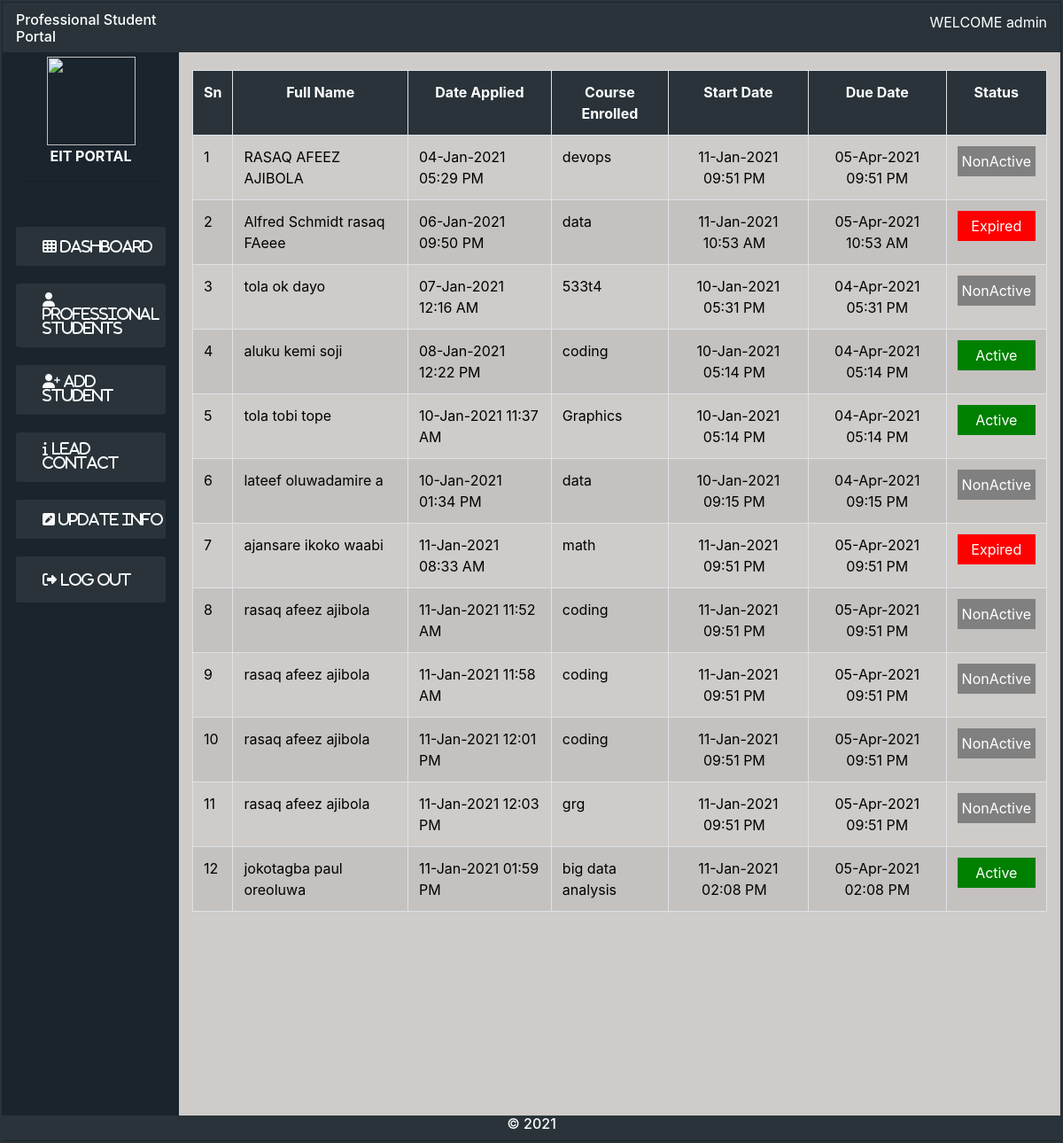
The page /professional-students.php (signed in) on the database its author committed.
### tables this page shows
CREATE TABLE `prospective_prof` (
  `id` int(11) NOT NULL,
  `mode_of_entry` varchar(255) NOT NULL,
  `surname` varchar(255) NOT NULL,
  `firstname` varchar(255) NOT NULL,
  `middlename` varchar(255) NOT NULL,
  `timestamp` timestamp NULL DEFAULT CURRENT_TIMESTAMP,
  `state` varchar(255) NOT NULL,
  `local_govt` varchar(255) NOT NULL,
  `gender` varchar(255) NOT NULL,
  `phone_no` varchar(255) NOT NULL,
  `email` varchar(255) NOT NULL,
  `password` varchar(255) NOT NULL,
  `course` varchar(255) NOT NULL,
  `doc_name` varchar(255) DEFAULT NULL,
  `application_status` int(11) NOT NULL DEFAULT '0',
  `home_address` varchar(255) DEFAULT NULL,
  `schedule_status` int(11) NOT NULL DEFAULT '0',
  `admission_approval` int(11) NOT NULL DEFAULT '0',
  `admission_time` varchar(255) DEFAULT NULL,
  `status` text,
  `start_date` timestamp(6) NULL DEFAULT CURRENT_TIMESTAMP(6)
);

### professional-students.php (the view, shortened to what this page needs)
<?php
include('connect.php');
?>
<!DOCTYPE html>
<html lang="en">
<head>
<link rel="stylesheet" href="bootstrap/css/bootstrap.css">
<link rel="stylesheet" href="fontawesome/css/font-awesome.min.css">
<link rel="stylesheet" href="style.css">
</head>
<body>
<div class="container-fluid  con">
<div class="container-fluid ">
  <div class="row">
    <div class="container-fluid head  col-2">
     <div class="date"><h6>Professional Student Portal</h6></div>
    </div>
    <div class="container-fluid head col-10">
  <div class="header_right">
    <p "> <?php echo "WELCOME ".($_SESSION['username']);?> </p>
    </div>
    </div>
  </div>
  <div class="row ">
    <div class="col-2 side">
      <div class="header_left text-center">
        <img src="img/eit.png" height="100" width="100"><br>
        <span style="font-weight: bold;">EIT PORTAL</span>
     <hr>
      </div>
                 <ul class="navbar-nav">
                  <li class="nav-item nav_item"> <a href="index.php" class="nav-link ">
                       <i class="fa fa-th text-light">
                       <span class="text-light" >Dashboard</span></i>
                   </a> </li>
                   <li class="nav-item nav_item"> <a href="professional-students.php" class="nav-link">
                       <i class="fa fa-user text-light">
                       <span class="text-light">Professional Students</span></i>
                   </a></li>
                   <li class="nav-item nav_item"><a href="add-prof.php" class="nav-link">
                       <i class="fa fa-user-plus text-light">
                       <span class="text-light">Add Student</span> </i>
                   </a></li>
                   <li class="nav-item nav_item"> <a href="lead-contact.php" class="nav-link">
                       <i class="fa fa-info text-light">
                       <span class="text-light">Lead Contact</span></i>
                   </a></li>
                   <li class="nav-item nav_item"> <a href="update-info.php" class="nav-link">
                       <i class="fa fa-pencil-square text-light">
                       <span class="text-light">Update Info</span></i>
                   </a></li>
                   <li class="nav-item nav_item"><a href="logout.php" class="nav-link">
                       <i class="fa fa-sign-out nav-link text-light">
                       <span class="text-light">Log Out</span></i>
                   </a></li>
                   </div>
    <div class="col-10 content">
    <table class="table table-striped table-bordered" border="3" cellpadding="5" cellspacing="1" >
                        <tr style='color: white; background-color: rgb(41, 51, 57);'  class='text-center'>
                            <th>Sn</th>
                            <th>Full Name</th>
                            <th>Date Applied</th>
                            <th>Course Enrolled</th>
                            <th>Start Date</th>
                            <th>Due Date</th>
                            <th>Status</th>
                        </tr>
                        <?php
                            $query = "SELECT * FROM prospective_prof where application_status='1'";
                    $counter=0;
                  if ($result = $conn->query($query)) {
                                while ($row = $result->fetch_assoc()) {
                                    $surname = $row["surname"];
                                    $firstname = $row["firstname"];
                                    $middlename = $row["middlename"];
                                    $timestamp = $row["timestamp"];
                                    $course = $row["course"];
                                    $status = $row["status"];
                                    $apply=strtotime("$timestamp");
                                    $apply_date= date(" d-M-Y h:i A", $apply) ;
                                    $counter = $counter +1;
                                            $start_date = $row["start_date"];
                                            $start=strtotime("$start_date");
                                            $enddate = strtotime("+12 weeks", $start);
                                            $due= date(" d-M-Y h:i A", $enddate) ;
                                        $begin= date("d-M-Y h:i A", $start);
                                        if ($status=="Active"){
                                            $student_status= "<div style='background-color: green; color: white; text-align: center; padding:5px'>Active</div>";
                                        }
                                        else if ($status=="Expired"){
                                            $student_status= "<div style='background-color: red; color: white; text-align: center; padding:5px'>Expired</div>";
                                        }
                                        else {
                                            $student_status= "<div style='background-color: gray; color: white; text-align: center; padding:5px'>NonActive</div>";
                                        }
                                ?>
                                        <tr style='color: black ;' class='row_hover'>
                                        <td><?php echo $counter ?></td>
                                            <td><?php echo $surname.' '. $firstname .' '. $middlename ?></td>
                                            <td><?php echo $apply_date ?></td>
                                            <td><?php  echo $course ?></td>
                                            <td class="text-center"><?php  if ($status==("Active"|| "Expired")) echo $begin; else echo "-----";?> &nbsp;</td>
                                            <td class="text-center"> <?php if ($status==("Active"|| "Expired")) echo $due; else echo "-----"; ?></td>
                                            <td> <?php echo $student_status?></td>
                                        </tr>
                                <?php
                                            }
                                }
                                    echo " </table> ";
                    ?>
    </div>
    </div>
  </div>
  <div class="row">
    <div class="container-fluid foot text-center">
      <h6>&copy; <?php echo date('Y') ?></h6>
    </div>
  </div>
</div>
</body>
</html>

### style.css (style rules this page uses)
:root { --body-font: 'Nunito', sans-serif; }
body { padding: 0px; background-color:rgb(26, 36, 45); }
.con { border: 2px solid rgb(41, 51, 57); padding: 1px; }
.head { background-color:rgb(41, 51, 57); color: white; }
.foot { background-color:rgb(41, 51, 57); color: white; }
.side { background-color:rgb(26, 36, 45); color: white; height: 150vh; }
.date { margin-top: 10px; }
.header_right { float: right; margin-top: 10px; }
.header_left { margin: 5px; }
.nav_item { background-color:rgb(41, 51, 57); padding: 2px 2px 2px 30px; text-align: left; width: 100%; border-radius: 3%; margin-bottom: 20px; color: rgb(233, 248, 248); }
table { margin-top: 20px; }
.navbar-nav { margin-top: 30%; }
.content { background-color: rgb(206, 203, 201); }

### rows shown on the page
prospective_prof: surname "RASAQ", firstname "AFEEZ", middlename "AJIBOLA", timestamp "04-Jan-2021 05:29 PM", course "devops", start_date "11-Jan-2021 09:51 PM", start_date "05-Apr-2021 09:51 PM", status "NonActive"
prospective_prof: surname "Alfred Schmidt", firstname "rasaq", middlename "FAeee", timestamp "06-Jan-2021 09:50 PM", course "data", start_date "11-Jan-2021 10:53 AM", start_date "05-Apr-2021 10:53 AM", status "Expired"
prospective_prof: surname "tola", firstname "ok", middlename "dayo", timestamp "07-Jan-2021 12:16 AM", course "533t4", start_date "10-Jan-2021 05:31 PM", start_date "04-Apr-2021 05:31 PM", status "NonActive"
prospective_prof: surname "aluku", firstname "kemi", middlename "soji", timestamp "08-Jan-2021 12:22 PM", course "coding", start_date "10-Jan-2021 05:14 PM", start_date "04-Apr-2021 05:14 PM", status "Active"
prospective_prof: surname "tola", firstname "tobi", middlename "tope", timestamp "10-Jan-2021 11:37 AM", course "Graphics", start_date "10-Jan-2021 05:14 PM", start_date "04-Apr-2021 05:14 PM", status "Active"
prospective_prof: surname "lateef", firstname "oluwadamire", middlename "a", timestamp "10-Jan-2021 01:34 PM", course "data", start_date "10-Jan-2021 09:15 PM", start_date "04-Apr-2021 09:15 PM", status "NonActive"
prospective_prof: surname "ajansare", firstname "ikoko", middlename "waabi", timestamp "11-Jan-2021 08:33 AM", course "math", start_date "11-Jan-2021 09:51 PM", start_date "05-Apr-2021 09:51 PM", status "Expired"
prospective_prof: surname "rasaq", firstname "afeez", middlename "ajibola", timestamp "11-Jan-2021 11:52 AM", course "coding", start_date "11-Jan-2021 09:51 PM", start_date "05-Apr-2021 09:51 PM", status "NonActive"
prospective_prof: surname "rasaq", firstname "afeez", middlename "ajibola", timestamp "11-Jan-2021 11:58 AM", course "coding", start_date "11-Jan-2021 09:51 PM", start_date "05-Apr-2021 09:51 PM", status "NonActive"
prospective_prof: surname "rasaq", firstname "afeez", middlename "ajibola", timestamp "11-Jan-2021 12:01 PM", course "coding", start_date "11-Jan-2021 09:51 PM", start_date "05-Apr-2021 09:51 PM", status "NonActive"
prospective_prof: surname "rasaq", firstname "afeez", middlename "ajibola", timestamp "11-Jan-2021 12:03 PM", course "grg", start_date "11-Jan-2021 09:51 PM", start_date "05-Apr-2021 09:51 PM", status "NonActive"
prospective_prof: surname "jokotagba", firstname "paul", middlename "oreoluwa", timestamp "11-Jan-2021 01:59 PM", course "big data analysis", start_date "11-Jan-2021 02:08 PM", start_date "05-Apr-2021 02:08 PM", status "Active"

### other values the page prints
$_SESSION['username'] "admin"
